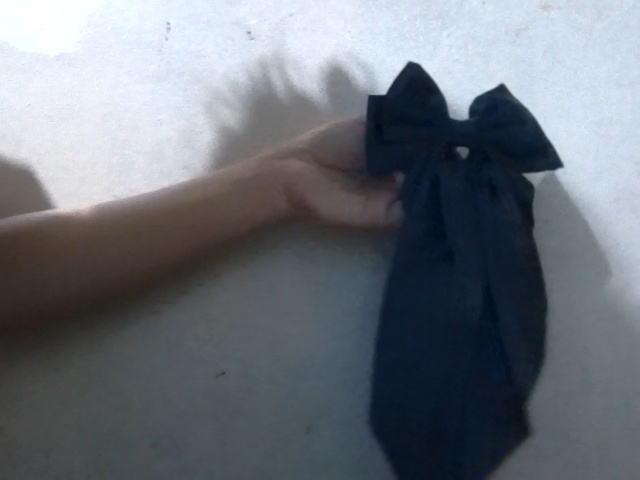
#> input picture dataset_raw/pita_biru/pita_biru_0001.jpg, 640 x 480 px; its folder holds only this picture in this run
$ python anotasi_pita_yolo.py --kelas pita_biru
#> lines starting #> are read from the running program, lines starting #| are printed output that depends on the picture
import cv2
import argparse
from pathlib import Path

CLASS_BY_ID = {0: "pita_biru", 1: "pita_putih", 2: "pita_hijau"}
KEY_CLASSES = {
    ord("1"): (0, "pita_biru"),
    ord("2"): (1, "pita_putih"),
    ord("3"): (2, "pita_hijau"),
}

image = None
boxes = []
drawing = False
start_point = None
current_box = None
scale = 1.0
active_class_id = 0
active_class_name = "pita_biru"


def mouse_callback(event, x, y, flags, param):
    global drawing, start_point, current_box, boxes
    if image is None:
        return
    h, w = image.shape[:2]
    ox = max(0, min(int(x / scale), w - 1))
    oy = max(0, min(int(y / scale), h - 1))

    if event == cv2.EVENT_LBUTTONDOWN:
        drawing = True
        start_point = (ox, oy)
        current_box = None
    elif event == cv2.EVENT_MOUSEMOVE and drawing:
        current_box = (start_point[0], start_point[1], ox, oy)
    elif event == cv2.EVENT_LBUTTONUP and drawing:
        drawing = False
        x1, y1 = start_point
        x2, y2 = ox, oy
        x1, x2 = sorted((x1, x2))
        y1, y2 = sorted((y1, y2))
        if x2 - x1 >= 3 and y2 - y1 >= 3:
            boxes.append((active_class_id, x1, y1, x2, y2))
        current_box = None


def save_label(path, shape, annotations):
    h, w = shape[:2]
    lines = []
    for cid, x1, y1, x2, y2 in annotations:
        cx = ((x1 + x2) / 2) / w
        cy = ((y1 + y2) / 2) / h
        bw = (x2 - x1) / w
        bh = (y2 - y1) / h
        lines.append(f"{cid} {cx:.6f} {cy:.6f} {bw:.6f} {bh:.6f}")
    path.parent.mkdir(parents=True, exist_ok=True)
    path.write_text("\n".join(lines) + ("\n" if lines else ""), encoding="utf-8")


def main():
    global image, boxes, drawing, start_point, current_box
    global scale, active_class_id, active_class_name

    parser = argparse.ArgumentParser()
    parser.add_argument("--kelas", choices=["pita_biru", "pita_putih", "pita_hijau"], required=True)
    parser.add_argument("--folder", default="dataset_raw")
    parser.add_argument("--labels", default="labels_raw")
    args = parser.parse_args()

    source = Path(args.folder) / args.kelas
    output = Path(args.labels) / args.kelas
    if not source.exists():
        print(f"Folder tidak ditemukan: {source.resolve()}")
        return

    files = sorted(p for p in source.iterdir()
                   if p.suffix.lower() in {".jpg", ".jpeg", ".png", ".bmp", ".webp"})
    if not files:
        print(f"Tidak ada foto di {source.resolve()}")
        return

    active_class_id = {"pita_biru": 0, "pita_putih": 1, "pita_hijau": 2}[args.kelas]
    active_class_name = args.kelas
    window = "Anotasi Pita YOLO"
    cv2.namedWindow(window, cv2.WINDOW_NORMAL)
    cv2.setMouseCallback(window, mouse_callback)

    i = 0
    while i < len(files):
        path = files[i]
        image = cv2.imread(str(path))
#> image is the input picture: shape (480, 640, 3); mean B, G, R 123.3, 115.2, 109.3
        if image is None:
            print(f"Lewati foto rusak: {path.name}")
            i += 1
            continue
        label_path = output / f"{path.stem}.txt"
        boxes = []
        drawing = False
        start_point = None
        current_box = None

        # Muat label yang sudah ada agar bisa diperiksa tanpa mengulang dari nol.
        if label_path.exists():
            h, w = image.shape[:2]
            try:
                for line in label_path.read_text(encoding="utf-8").splitlines():
                    p = line.split()
                    if len(p) != 5:
                        continue
                    cid = int(p[0])
                    cx, cy, bw, bh = map(float, p[1:])
                    boxes.append((cid, int((cx-bw/2)*w), int((cy-bh/2)*h),
                                  int((cx+bw/2)*w), int((cy+bh/2)*h)))
            except Exception:
                boxes = []

        while True:
            canvas = image.copy()
            for cid, x1, y1, x2, y2 in boxes:
                cv2.rectangle(canvas, (x1, y1), (x2, y2), (0, 220, 0), 2)
                cv2.putText(canvas, CLASS_BY_ID.get(cid, str(cid)), (x1, max(20, y1-6)),
                            cv2.FONT_HERSHEY_SIMPLEX, 0.6, (0, 220, 0), 2)
            if current_box:
                x1, y1, x2, y2 = current_box
                cv2.rectangle(canvas, (x1, y1), (x2, y2), (0, 200, 255), 2)

            h, w = canvas.shape[:2]
#> h = 480; w = 640
            scale = min(1100 / w, 720 / h, 1.0)
#> scale = 1
            if scale < 1:
                canvas = cv2.resize(canvas, (int(w*scale), int(h*scale)))
            cv2.putText(canvas, f"Kelas aktif: {active_class_name} | Kotak: {len(boxes)}",
                        (12, 28), cv2.FONT_HERSHEY_SIMPLEX, 0.65, (0, 0, 255), 2)
            cv2.putText(canvas, "1=Biru 2=Putih 3=Hijau | S=Simpan+Next | U=Undo | C=Clear | Q=Keluar",
                        (12, 58), cv2.FONT_HERSHEY_SIMPLEX, 0.48, (0, 0, 255), 2)
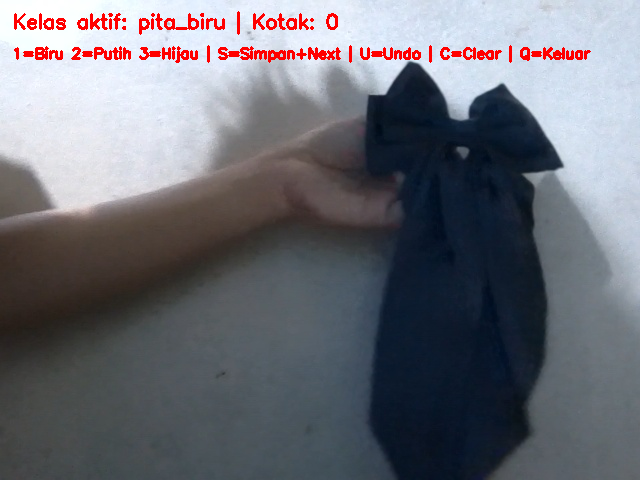
#> canvas: shape (480, 640, 3); mean B, G, R 118.8, 110.9, 109.9
            cv2.imshow(window, canvas)
            key = cv2.waitKey(20) & 0xFF
#> (key q is pressed here)

            if key in KEY_CLASSES:
                active_class_id, active_class_name = KEY_CLASSES[key]
            elif key in (ord("u"), ord("U")):
                if boxes:
                    boxes.pop()
            elif key in (ord("c"), ord("C")):
                boxes.clear()
            elif key in (ord("s"), ord("S"), 13):
                save_label(label_path, image.shape, boxes)
                print(f"[{i+1}/{len(files)}] {path.name} -> {label_path}")
                i += 1
                break
            elif key in (ord("b"), ord("B")):
                i = max(0, i-1)
                break
            elif key in (ord("q"), ord("Q"), 27):
                print("Keluar. Label yang sudah disimpan tetap aman.")
                cv2.destroyAllWindows()
                return

    cv2.destroyAllWindows()
    print(f"Selesai. Label disimpan di {output.resolve()}")


if __name__ == "__main__":
    main()

$ run again, on dataset_raw/pita_biru/pita_biru_0005.jpg
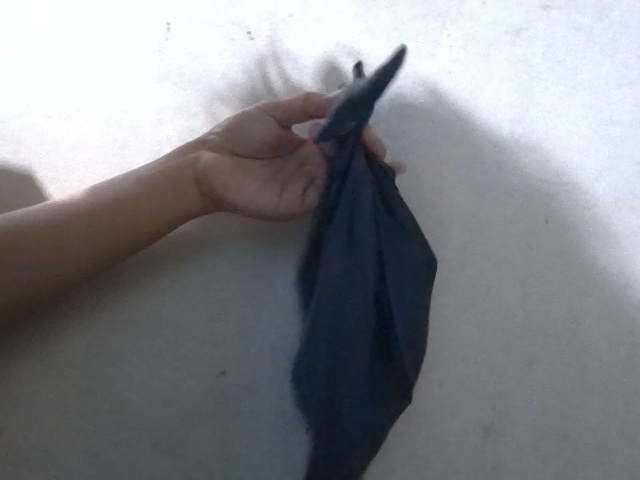
#> input picture dataset_raw/pita_biru/pita_biru_0005.jpg, 640 x 480 px
#> in main, image is the input picture: shape (480, 640, 3); mean B, G, R 138.4, 133.6, 130.8
#> in main, `cv2.putText(canvas, "1=Biru 2=Putih 3=Hijau | S=Simpan+Next | U=Undo |..`:
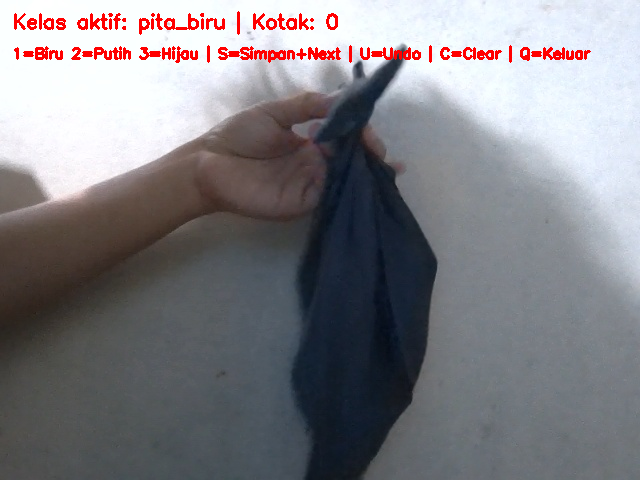
#> canvas: shape (480, 640, 3); mean B, G, R 133.9, 129.1, 131

$ run again, on dataset_raw/pita_biru/pita_biru_0006.jpg
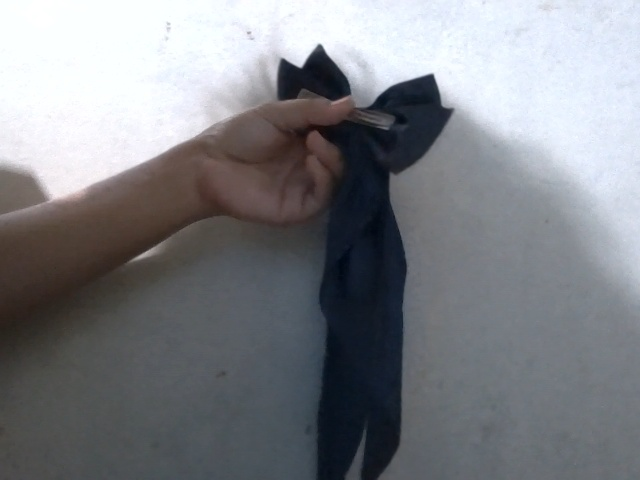
#> input picture dataset_raw/pita_biru/pita_biru_0006.jpg, 640 x 480 px
#> in main, image is the input picture: shape (480, 640, 3); mean B, G, R 134.8, 130.1, 128
#> in main, `cv2.putText(canvas, "1=Biru 2=Putih 3=Hijau | S=Simpan+Next | U=Undo |..`:
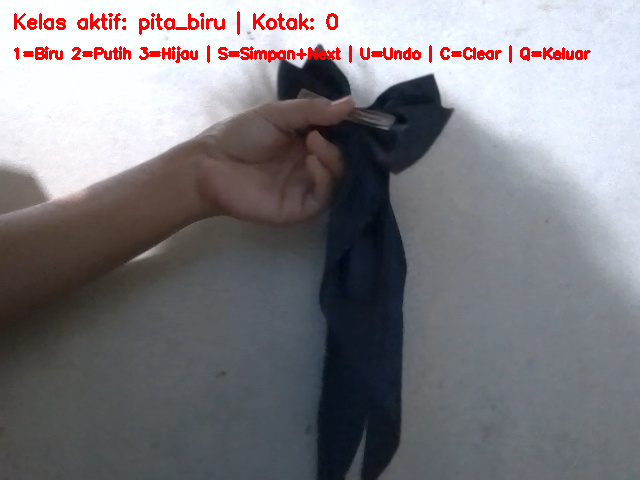
#> canvas: shape (480, 640, 3); mean B, G, R 130.3, 125.6, 128.3
